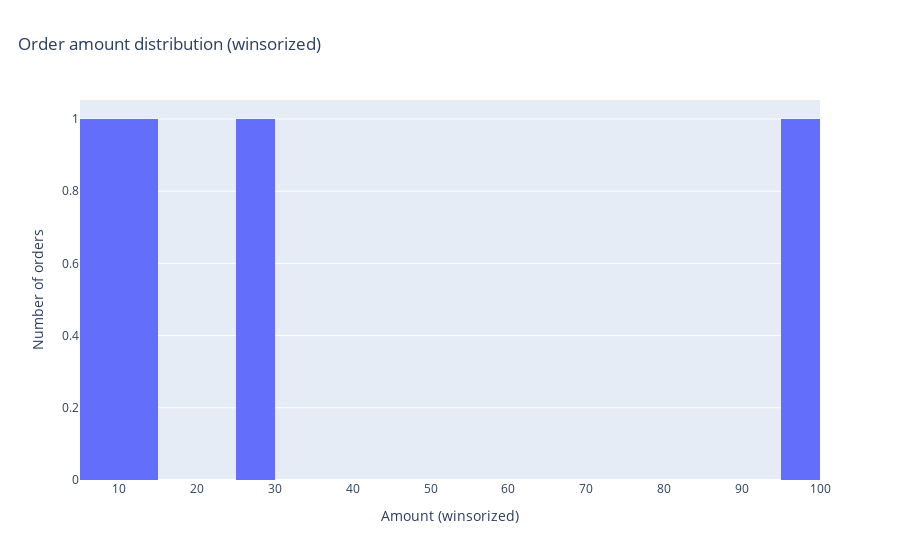

Notebook cell for this chart:
### Code cell
fig = px.histogram(df, x="amount_winsor", nbins=30, title="Order amount distribution (winsorized)")
fig.update_layout(title={"x":0.02})
fig.update_xaxes(title_text="Amount (winsorized)")
fig.update_yaxes(title_text="Number of orders")
save_fig(fig, FIGS / "amount_hist_winsor.png")
fig.show()

### Figure 1 — Plotly figure (JSON) as saved in the notebook; plotly's stock layout.template omitted (floating-point values rounded to 4 significant figures)
{"data": [{"bingroup": "x", "hovertemplate": "amount_winsor=%{x}<br>count=%{y}<extra></extra>", "legendgroup": "", "marker": {"color": "#636efa", "pattern": {"shape": ""}}, "name": "", "nbinsx": 30, "orientation": "v", "showlegend": false, "type": "histogram", "x": [12.5, 8.135, NaN, 25.0, 97.75], "xaxis": "x", "yaxis": "y"}], "layout": {"barmode": "relative", "legend": {"tracegroupgap": 0}, "title": {"text": "Order amount distribution (winsorized)", "x": 0.02}, "xaxis": {"anchor": "y", "domain": [0, 1], "title": {"text": "Amount (winsorized)"}}, "yaxis": {"anchor": "x", "domain": [0, 1], "title": {"text": "Number of orders"}}}}
